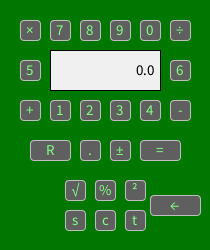
Frame 1 (no input)
Frame 60 (the mouse pressed at the canvas centre just before this capture): identical to frame 1, image omitted
Frame 120 (the mouse held since frame 60 and released just before this capture): identical to frame 1, image omitted

The Processing sketch that drew this single still picture (run headless with seeded random() and noise(); from frame 60 on, the mouse is pressed at the canvas centre):

// Processing sketch: Calculator
// ── Calculator.pde
//Logan Funai | 15 Sept 2026 | Calculator
Button[] numButtons = new Button[10];
Button[] opButtons = new Button[15];
float l, r, result;
char op;
boolean left, newEntry;
String displayVal;

void setup() {
  size(210, 250);
  l = 0.0;
  r = 0.0;
  result = 0.0;
  op = ' ';
  left = true;
  newEntry = true;
  displayVal = "0.0";
  textSize(15);
  rectMode(CENTER);
  numButtons[0] = new Button(150, 30, 0, '0');
  numButtons[1] = new Button(60, 110, 0, '1');
  numButtons[2] = new Button(90, 110, 0, '2');
  numButtons[3] = new Button(120, 110, 0, '3');
  numButtons[4] = new Button(150, 110, 0, '4');
  numButtons[5] = new Button(30, 70, 0, '5');
  numButtons[6] = new Button(180, 70, 0, '6');
  numButtons[7] = new Button(60, 30, 0, '7');
  numButtons[8] = new Button(90, 30, 0, '8');
  numButtons[9] = new Button(120, 30, 0, '9');
  opButtons[0] = new Button(180, 30, 0, '÷');
  opButtons[1] = new Button(30, 30, 0, '×');
  opButtons[2] = new Button(30, 110, 0, '+');
  opButtons[3] = new Button(180, 110, 0, '-');
  opButtons[4] = new Button(120, 150, 0, '±');
  opButtons[5] = new Button(90, 150, 0, '.');
  opButtons[6] = new Button(50, 150, 20, 'R');
  opButtons[7] = new Button(160, 150, 20, '=');
  opButtons[8] = new Button(75, 190, 0, '√');
  opButtons[9] = new Button(135, 190, 0, '²');
  opButtons[10] = new Button(75, 220, 0, 's');
  opButtons[11] = new Button(105, 220, 0, 'c');
  opButtons[12] = new Button(135, 220, 0, 't');
  opButtons[13] = new Button(105, 190, 0, '%');
  opButtons[14] = new Button(175, 205, 30, '←');
}

void draw() {
  background((float(displayVal)/100)-1000, float(displayVal)*10+120, float(displayVal));
  drawDisplay();
  for (int i = 0; i<numButtons.length; i++) {
    numButtons[i].display();
    numButtons[i].mouseOver(mouseX, mouseY);
  }
  for (int i = 0; i<opButtons.length; i++) {
    opButtons[i].display();
    opButtons[i].mouseOver(mouseX, mouseY);
  }
}

void drawDisplay() {
  fill(240);
  rect(105, 70, 110, 40);
  fill(0);
  textAlign(RIGHT);
  if(displayVal.length()>14) {
    textSize(15 -.27*(displayVal.length()));
  } if(displayVal.length()>20) {
    textSize(15);
    displayVal = "Too many digits";
  }
  text(displayVal, width-55, 75);
  //println(displayVal); //If you want it to write at the button
}

void mouseReleased() {
  //Update display with button clicked by user
  for (int i = 0; i < numButtons.length; i++) {
    if (numButtons[i].hover == true) { //== true is not nessecary just showing why it works
      handleEvent(numButtons[i].val, true);
    }
  }
  //Loop through opButtons
  for (int i = 0; i < opButtons.length; i++) {
    if (opButtons[i].hover == true) {
      handleEvent(opButtons[i].val, false);
    }
  }
  //Display variables
  println("L:" + l);
  println("R:" + r);
  println("Result:" + result);
  println("left:" + left);
  println("Op:" + op);
}

void performCalc() {
  if (op == '+') {
    result = l + r;
  } else if (op == '-') {
    result = l - r;
  } else if (op == '×') {
    result = l * r;
  } else if (op == '÷') {
    result = l / r;
  }
  displayVal = str(result);
  left = !left;
  l = result;
}

void keyPressed() {
  println("keyCode: " + keyCode);
  if (keyCode == 49 || keyCode == 97) {
    handleEvent('1', true);
  } else if (keyCode == 50 || keyCode == 98) {
    handleEvent('2', true);
  } else if (keyCode == 51 || keyCode == 99) {
    handleEvent('3', true);
  } else if (keyCode == 52 || keyCode == 100) {
    handleEvent('4', true);
  } else if (keyCode == 53 || keyCode == 101) {
    handleEvent('5', true);
  } else if (keyCode == 54 || keyCode == 102) {
    handleEvent('6', true);
  } else if (keyCode == 55 || keyCode == 103) {
    handleEvent('7', true);
  } else if (keyCode == 56 || keyCode == 104) {
    handleEvent('8', true);
  } else if (keyCode == 57 || keyCode == 105) {
    handleEvent('9', true);
  } else if (keyCode == 48 || keyCode == 96) {
    handleEvent('0', true);
  } else if (keyCode == 45 || keyCode == 109) {
    handleEvent('-', false);
  } else if (keyCode == 107) {
    handleEvent('+', false);
  } else if (keyCode == 10 || keyCode == 61) {
    handleEvent('=', false);
  } else if (keyCode == 106) {
    handleEvent('×', false);
  } else if (keyCode == 47 || keyCode == 111) {
    handleEvent('÷', false);
  } else if (keyCode == 46 || keyCode == 110) {
    handleEvent('.', false);
  } else if (keyCode == 83) {
    handleEvent('s', false);
  } else if (keyCode == 67) {
    handleEvent('c', false);
  } else if (keyCode == 84) {
    handleEvent('t', false);
  } else if (keyCode == 82) {
    handleEvent('R', false);
  } else if (keyCode == 8) {
    handleEvent('←', false);
  }
}

void handleEvent(char val, boolean isNum) {
  if (isNum) {
    //Do number stuff
    String digit = str(val);

    if (newEntry || displayVal.equals("0.0") || displayVal.equals("Infinity") || displayVal.equals("Too many digits")) {
      displayVal = digit;
      newEntry = false;
    } else {
      displayVal += digit;
    }

    if (left == true) {
      l = float(displayVal);
    } else {
      r = float(displayVal);
    }
  } else {
    //Do operator stuff
    char clicked = val;

    if (clicked == '=') {
      performCalc();
    } else if (clicked == '+' || clicked == '-' || clicked == '×' || clicked == '÷') {
      op = clicked;
      left = false;
      newEntry = true;
      displayVal = str(op);
    } else if (clicked == '±') {
      if (left == true) {
        l *= -1;
        displayVal = str(l);
      } else {
        r *= -1;
        displayVal = str(r);
      }
    } else if (clicked == 'R') {
      //reset all variables
      l = 0.0;
      r = 0.0;
      result = 0.0;
      op = ' ';
      left = true;
      newEntry = true;
      displayVal = "0.0";
    } else if (clicked == '²') {
      //square value in display
      if (left == true) {
        l = sq(l);
        displayVal = str(l);
      } else {
        r = sq(r);
        displayVal = str(r);
      }
    } else if (clicked == '√') {
      //square root of value in display
      if (left == true) {
        l = sqrt(l);
        displayVal = str(l);
      } else {
        r = sqrt(r);
        displayVal = str(r);
      }
    } else if (clicked == 's') {
      //sine of value in display
      if (left == true) {
        l = sin(l);
        displayVal = str(l);
      } else {
        r = sin(r);
        displayVal = str(r);
      }
    } else if (clicked == 'c') {
      //cosine of value in display
      if (left == true) {
        l = cos(l);
        displayVal = str(l);
      } else {
        r = cos(r);
        displayVal = str(r);
      }
    } else if (clicked == 't') {
      //tangent of value in display
      if (left == true) {
        l = tan(l);
        displayVal = str(l);
      } else {
        r = tan(r);
        displayVal = str(r);
      }
    } else if (clicked == '.') {
      //goes to decimals
      if (left == true) {
        if (!displayVal.contains(".")) {
          displayVal += '.';
        }
      } else {
        if (!displayVal.contains(".")) {
          displayVal += '.';
        }
      }
    } else if (clicked == '%') {
      //tangent of value in display
      if (left == true) {
        l = l/100;
        displayVal = str(l);
      } else {
        r = r/100;
        displayVal = str(r);
      }
    } else if (clicked == '←') {
      //backspace
      if (displayVal.length() > 0) {
        displayVal = displayVal.substring(0, displayVal.length() - 1);
      }
    }
  }
}

// ── Button.pde
class Button {
  //Member Variables
  float x, y, w, h, wider;
  char val;
  boolean hover;
  color c1, c2;

  //Constructor
  Button(float x, float y, float wider, char val) {
    this.x = x;
    this.y = y;
    this.wider = wider;
    w = 20;
    h = 20;
    this.val = val;
    hover = false;
    c1 = color(95);
    c2 = color(190);
  }

  //Member Methods
  void display() {
    rectMode (CENTER);
    textAlign(CENTER);
    if(hover == true) {
      fill(c2);
    } else {
      fill(c1);
    }
    stroke(190);
    rect(x, y, w+wider, h, 4);
    stroke(0);
    fill(128, 256, 128);
    textSize(15);
    text(val, x, y+5);
  }


  void mouseOver(float tempX, float tempY) {
    if(tempX > x-(w+wider)/2 && tempX < x+(w+wider)/2 && tempY > y-h/2 && tempY < y+h/2) {
      hover = true;
    } else {
      hover = false;
    }
  }
}
